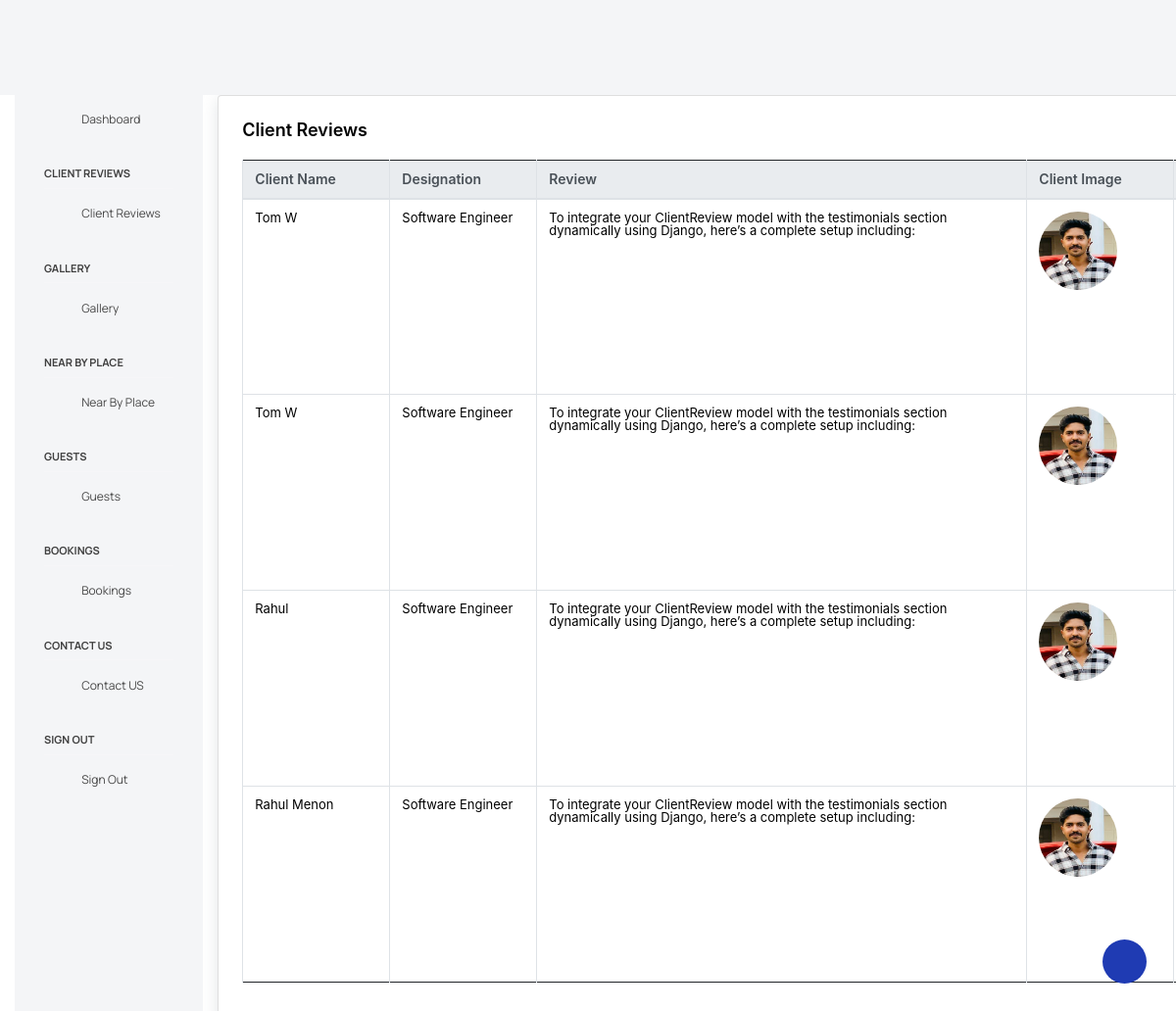
Before: /view-client-reviews/ (signed in) with the older database file.
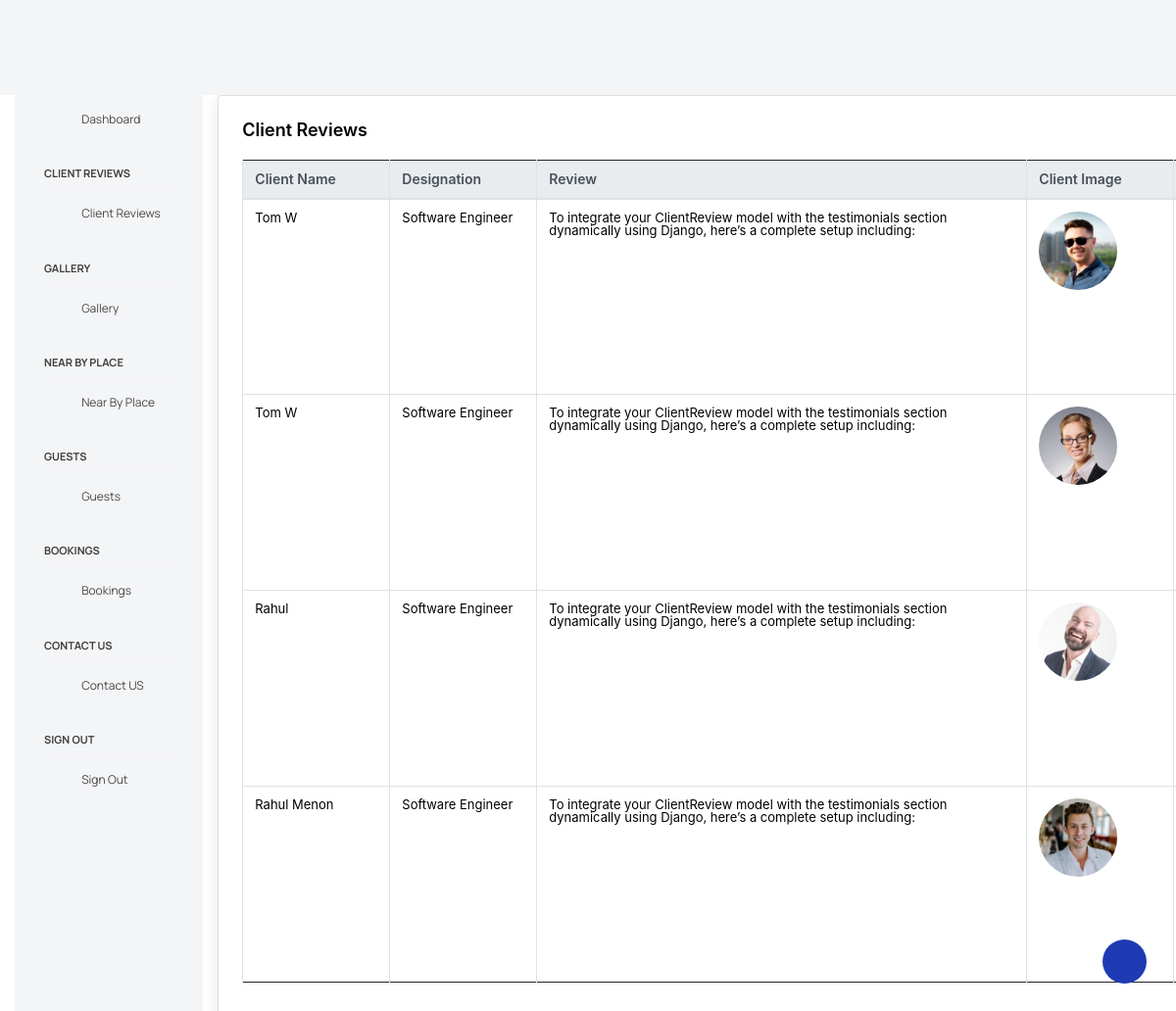
After: the same page with the newer database file.
### grandywoods_app/models.py (models this page shows, shortened)
class ClientReview(models.Model):
    client_name = models.CharField(max_length=100, null=True, blank=True)
    client_image = models.ImageField(upload_to='client_images/', null=True, blank=True)
    designation = models.CharField(max_length=100, null=True, blank=True)
    review = models.TextField(null=True, blank=True)

### grandywoods_app/views.py (the view)
# urls.py: path('view-client-reviews/', views.view_client_reviews, name='view_client_reviews'),
@login_required(login_url='user_login')
def view_client_reviews(request):
    client_reviews = ClientReview.objects.all().order_by('-id')
    return render(request, 'admin_pages/view_client_reviews.html', {'client_reviews': client_reviews})

### templates/admin_pages/view_client_reviews.html (shortened to what this page needs)
{% extends "admin_pages/base.html" %}
{% load static %}
{% block content %}
<link rel="stylesheet" href="https://stackpath.bootstrapcdn.com/bootstrap/4.5.2/css/bootstrap.min.css">
<div class="col-lg-12 stretch-card">
    <div class="card">
        <div class="card-body">
            <h4 class="card-title">Client Reviews</h4>
            <div class="table-responsive">
                <table class="table table-bordered" style="width: 1400px;">
                    <thead class="thead-light">
                        <tr>
                            <th>
                                Client Name
                              </th>
                              <th>
                                Designation
                              </th>
                              <th>
                                Review
                              </th>
                              <th>
                                Client Image
                              </th>
                              <th>
                              </th>
                        </tr>
                    </thead>
                    <tbody>
                        {% for client_review in client_reviews %}
                        <tr>
                            <td style="width: 150px; ">
                                {{ client_review.client_name }}
                              </td>
                              <td style="width: 150px; ">
                                {{ client_review.designation }}
                              </td>
                              <td style="width: 500px; word-wrap: break-word; white-space: inherit; height: 200px; overflow: auto;">
                                {{ client_review.review }}
                            </td>
                            <td style="width: 150px; ">
                                {% if client_review.client_image %}
                                <img src="{{ client_review.client_image.url }}" alt="Current Image" style="width: 80px; height: 80px;">
                                <br>
                            {% else %}
                                <p>No image available</p>
                            {% endif %}
                              </td>
                            <td>
                            </td>
                        </tr>
                        {% empty %}
                        <tr>
                            <td colspan="3" class="text-center">No Reviews available.</td>
                        </tr>
                        {% endfor %}
                    </tbody>
                </table>
            </div>
        </div>
    </div>
</div>
{% endblock %}

### templates/admin_pages/base.html (shortened to what this page needs)
{% load static %}
<!DOCTYPE html>
<html lang="en">
<head>
  <link rel="stylesheet" href="{% static 'admin_static/assets/vendors/feather/feather.css' %}">
  <link rel="stylesheet" href="{% static 'admin_static/assets/vendors/mdi/css/materialdesignicons.min.css' %}">
  <link rel="stylesheet" href="{% static 'admin_static/assets/vendors/ti-icons/css/themify-icons.css' %}">
  <link rel="stylesheet" href="{% static 'admin_static/assets/vendors/typicons/typicons.css' %}">
  <link rel="stylesheet" href="{% static 'admin_static/assets/vendors/simple-line-icons/css/simple-line-icons.css' %}">
  <link rel="stylesheet" href="{% static 'admin_static/assets/vendors/css/vendor.bundle.base.css' %}">
  <link rel="stylesheet" href="{% static 'admin_static/assets/vendors/datatables.net-bs4/dataTables.bootstrap4.css' %}">
  <link rel="stylesheet" type="text/css" href="{% static 'admin_static/assets/js/select.dataTables.min.css' %}">
  <link rel="stylesheet" href="{% static 'admin_static/assets/css/vertical-layout-light/style.css' %}">
</head>
<body class="with-welcome-text">
  <div id="loading" style="display: none;">
    <nav class="navbar default-layout col-lg-12 col-12 p-0 fixed-top d-flex align-items-top flex-row">
  <div class="text-center navbar-brand-wrapper d-flex align-items-center justify-content-start">
    <div class="me-3">
      <button class="navbar-toggler navbar-toggler align-self-center" type="button" data-bs-toggle="minimize">
        <span class="icon-menu"></span>
      </button>
    </div>
  </div>
  <div class="navbar-menu-wrapper d-flex align-items-top">
  </div>
</nav>
    <div class="container-fluid page-body-wrapper">
      <div class="theme-setting-wrapper">
  <div id="settings-trigger"><i class="ti-settings"></i></div>
</div>
<nav class="sidebar sidebar-offcanvas" id="sidebar">
  <ul class="nav">
    <li class="nav-item">
      <a class="nav-link" href="{% url 'dashboard'%}">
        <i class="mdi mdi-grid-large menu-icon"></i>
        <span class="menu-title">Dashboard</span>
      </a>
    </li>
    <li class="nav-item nav-category">Client Reviews</li>
    <li class="nav-item">
      <a class="nav-link" data-bs-toggle="collapse" href="#blog" aria-expanded="false" aria-controls="blog">
        <i class="menu-icon mdi mdi-card-text-outline"></i>
        <span class="menu-title">Client Reviews</span>
        <i class="menu-arrow"></i>
      </a>
    </li>
    <li class="nav-item nav-category">Gallery</li>
    <li class="nav-item">
      <a class="nav-link" data-bs-toggle="collapse" href="#contact1" aria-expanded="false" aria-controls="contact">
        <i class="menu-icon mdi mdi-floor-plan"></i>
        <span class="menu-title">Gallery</span>
        <i class="menu-arrow"></i>
      </a>
    </li>
    <li class="nav-item nav-category">Near By Place</li>
    <li class="nav-item">
      <a class="nav-link" data-bs-toggle="collapse" href="#contact123" aria-expanded="false" aria-controls="contact">
        <i class="menu-icon mdi mdi mdi-book-open"></i>
        <span class="menu-title">Near By Place</span>
        <i class="menu-arrow"></i>
      </a>
    </li>
    <li class="nav-item nav-category">Guests</li>
    <li class="nav-item">
      <a class="nav-link" data-bs-toggle="collapse" href="#contact1222" aria-expanded="false" aria-controls="contact">
        <i class="menu-icon mdi mdi-application"></i>
        <span class="menu-title">Guests</span>
        <i class="menu-arrow"></i>
      </a>
    </li>
    <li class="nav-item nav-category">Bookings</li>
    <li class="nav-item">
      <a class="nav-link" data-bs-toggle="collapse" href="#b1" aria-expanded="false" aria-controls="contact">
        <i class="menu-icon mdi mdi-blur"></i>
        <span class="menu-title">Bookings </span>
        <i class="menu-arrow"></i>
      </a>
    </li>
    <li class="nav-item nav-category">Contact US</li>
    <li class="nav-item">
      <a class="nav-link" data-bs-toggle="collapse" href="#contact" aria-expanded="false" aria-controls="contact">
        <i class="menu-icon mdi mdi-phone-log"></i>
        <span class="menu-title">Contact US</span>
        <i class="menu-arrow"></i>
      </a>
    </li>
    <li class="nav-item nav-category">Sign Out</li>
    <li class="nav-item">
      <a class="nav-link" data-bs-toggle="collapse" href="#chatbot1" aria-expanded="false" aria-controls="chatbot">
        <i class="menu-icon mdi mdi-logout"></i>
        <span class="menu-title">Sign Out</span>
        <i class="menu-arrow"></i>
      </a>
    </li>
  </ul>
</nav>
{% block content%}
{% endblock %}
</div>
</body>
</html>

### templates/admin_pages/base.html (style rules this page uses)
* { margin:0px; }

Changed rows visible on the page:
changed ClientReview (number 1 of 4 on the later page): client_image: a different picture
changed ClientReview (number 2 of 4 on the later page): client_image: a different picture
changed ClientReview "Rahul": client_image: a different picture
changed ClientReview "Rahul Menon": client_image: a different picture
